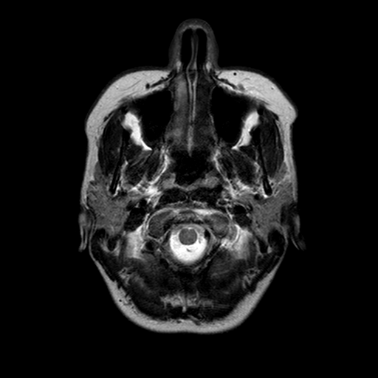
#> input picture i002.bmp, 378 x 378 px
$ jupyter execute Clustering-Otsus.ipynb   (shell and % lines are left out)
#> lines starting #> are read from the running program, lines starting #| are printed output that depends on the picture; after the words box and inside, x2 and y2 are one past the last pixel; in counts of white or black regions, pixels touching at a corner belong together
[cell 1]
import matplotlib.pyplot as plt
from scipy import ndimage
from sklearn import cluster
import cv2
import matplotlib.pyplot as plt

image = ndimage.imread("i002.bmp", 0)
#> image is the input picture: shape (378, 378); min 0, max 255, mean 23.5
plt.figure(figsize = (15,8))
plt.imshow(image)


imgpath1 =  "i002.bmp"
#grayscaling the image
img = cv2.imread(imgpath1, 0)
#denoising the image
median = cv2.medianBlur(img, 5)

th = 0
max_val = 255

#thresholding the image-Otsu's thresholding
ret, o1 = cv2.threshold(median, th, max_val, cv2.THRESH_BINARY + cv2.THRESH_OTSU )
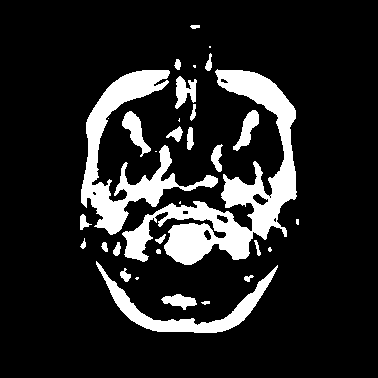
#> o1: shape (378, 378); 14.5% white; 33 white regions (9 under 20 px), largest, box (x1, y1, x2, y2) and area: (122, 69, 297, 265) 9484, (81, 70, 218, 235) 5746, (96, 261, 278, 333) 2521
#> ret = 63
ret, o2 = cv2.threshold(median, th, max_val, cv2.THRESH_BINARY_INV + cv2.THRESH_OTSU )

output = [img, median, o1, o2]

titles = ['Original', 'median', 'Binary', 'Binary Inv']

for i in range(4):
    plt.subplot(2, 3, i+1)
    plt.imshow(output[i], cmap='gray')
    plt.title(titles[i])
    plt.xticks([])
    plt.yticks([])

plt.show()
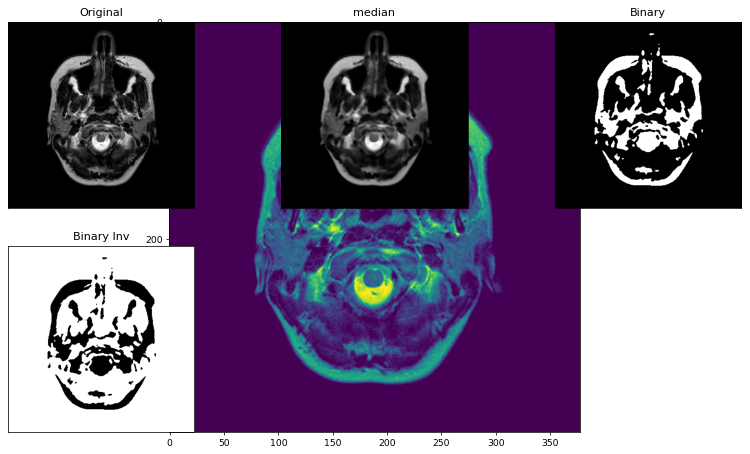
#> figure drawn by matplotlib, 5 panels

#clustering the image
kmeans_cluster = cluster.KMeans(n_clusters=35)
kmeans_cluster.fit(image)
cluster_centers = kmeans_cluster.cluster_centers_
cluster_labels = kmeans_cluster.labels_
plt.figure(figsize = (15,8))
plt.imshow(cluster_centers[cluster_labels])
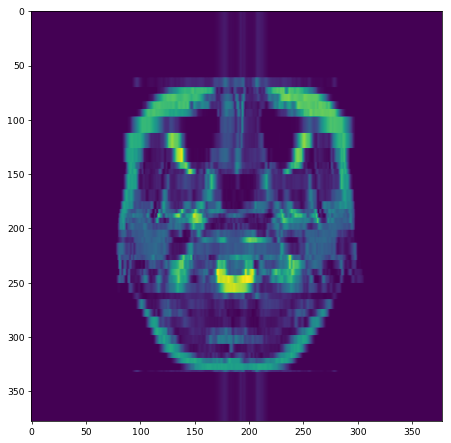
#> figure drawn by matplotlib, 1 panel
